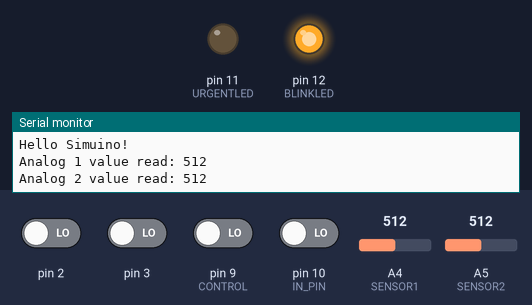
Bench run of a sketch on a simulated Arduino Uno, built with avr-gcc and run on an emulated ATmega328P. On the bench: output pins drawn as LEDs (lit = HIGH), the last lines printed to the serial monitor. The inputs (shaded band) are chosen by the test bench; at power-on: pin 2, pin 3, pin 9 (CONTROL), pin 10 (IN_PIN) LOW, A4 (SENSOR1) = 512, A5 (SENSOR2) = 512. EEPROM starts erased.

Above: at 2.5 s.
At 5.5 s:
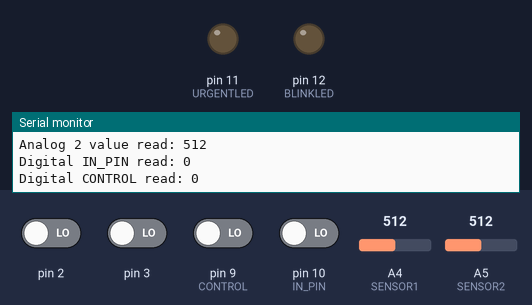
Timing chart, 0 to 7.8 s (numbered marks = the images above):
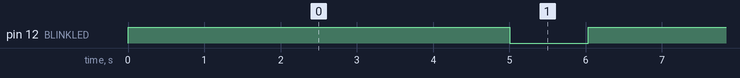

The sketch:

helloWorld_UNO.ino
```cpp
// ===============================================
// SIMUINO_BEGIN
// ===============================================
// BOARD_TYPE:  UNO
// SKETCH_NAME: HelloWorld_UNO.ino
// SIM_LENGTH:  600
// WIN_LAYOUT:    2
// SO_DELAY:     40
//================================================
//  Scenario
//================================================
//
// SCENDIGPIN 10    1    0
// SCENDIGPIN 10   50    1
// SCENDIGPIN 10  100    0
// SCENDIGPIN 10  200    1
// SCENDIGPIN  9    1    0
// SCENDIGPIN  9   40    1
// SCENDIGPIN  9  130    0
//
// SCENANAPIN  4    1    5
// SCENANAPIN  5    1    8
// SCENANAPIN  4   80   12
// SCENANAPIN  5  120   18
//
//================================================
// Simuino log text customization
//================================================
// PINMODE_OUT: 11  "PIN: Led Urgent"
// PINMODE_OUT: 12  "PIN: Led Blink"

// DIGITALWRITE_LOW:  11  "Waiting"
// DIGITALWRITE_HIGH: 11  "Urgent"
// DIGITALWRITE_LOW:  12  "Led is off"
// DIGITALWRITE_HIGH: 12  "Led is on"

// DIGITALREAD:  9  "Read from nine"
// DIGITALREAD: 10  "Read from ten"


// ANALOGREAD: 4  "read analog four"
// ANALOGREAD: 5  "read analog five"

// ===============================================
// SIMUINO_END
// ===============================================
//-------- DIGITAL PIN settings ------------------
#include <EEPROM.h>
// Leds
int URGENTLED    = 11;
int BLINKLED     = 12;
int IN_PIN       = 10;
int CONTROL      =  9;

//-------- ANALOGUE PIN settings
int SENSOR1  = 4;
int SENSOR2  = 5;

//================================================
//  Function Declarations
//================================================

void blinkLed(int n);

//================================================
void urgent()
//================================================
{
      digitalWrite(URGENTLED, HIGH);
      delay(401);
      digitalWrite(URGENTLED, LOW);
}
//================================================
void very_urgent()
//================================================
{
      digitalWrite(URGENTLED, HIGH);
      delay(402);
      digitalWrite(URGENTLED, LOW);
}
//================================================
void setup()
//================================================
{
  Serial.begin(9600);
  attachInterrupt(0,urgent, CHANGE);
  attachInterrupt(1,very_urgent, RISING);
  pinMode(BLINKLED,OUTPUT);
  pinMode(URGENTLED,OUTPUT);
  pinMode(IN_PIN,INPUT);
  pinMode(CONTROL,INPUT);
}

//================================================
void loop()
//================================================
{
  int value1,value2,i;

  Serial.println("Hello Simuino!");
  value1 = analogRead(SENSOR1);
  value2 = analogRead(SENSOR2);
  Serial.print("Analog 1 value read: ");
  Serial.println(value1);
  Serial.print("Analog 2 value read: ");
  Serial.println(value2);
  blinkLed(value1);
  value1 = digitalRead(IN_PIN);
  value2 = digitalRead(CONTROL);
  Serial.print("Digital IN_PIN read: ");
  Serial.println(value1);
  Serial.print("Digital CONTROL read: ");
  Serial.println(value2);

  delay(1000);
  EEPROM.write(55,120);
  int lue = EEPROM.read(55);
  Serial.print("EEPROM value is: ");
  Serial.println(lue);
}

//================================================
void blinkLed(int n)
//================================================
{
  int i;
  for(i=1;i<=10;i++)
    {
      digitalWrite(BLINKLED, HIGH);
      delay(500);
      digitalWrite(BLINKLED, LOW);
    }
}
//================================================
// End of Sketch
//================================================
```

Measured:
- by itself, pin 12 (BLINKLED): alternates HIGH for 5.0 s and LOW for 1.0 s
